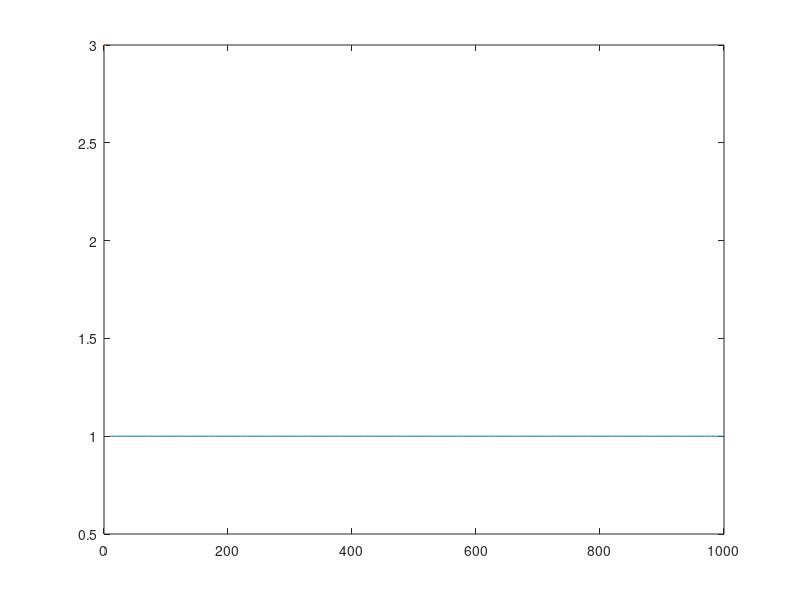

Write the MATLAB code that produced this figure. (Note: this script raises an error after producing the figure.)
R=4300;
C=0.314*10.^(-3);
L=1.7*10.^(-3);

f=linspace(10,1000);
w=2*pi*f;
X_C=1./(w*C);
X_L=w*L;
Z_total=sqrt((R.^2)+((X_L-X_C).^2));
A=R./Z_total;

plot(f,A,LineWidth=3);
xline(217,"--","Resonance Frequency");
xlabel("frequency (Hz)");
ylabel("Amplification");
title("Amplification respect to the Frequency");

